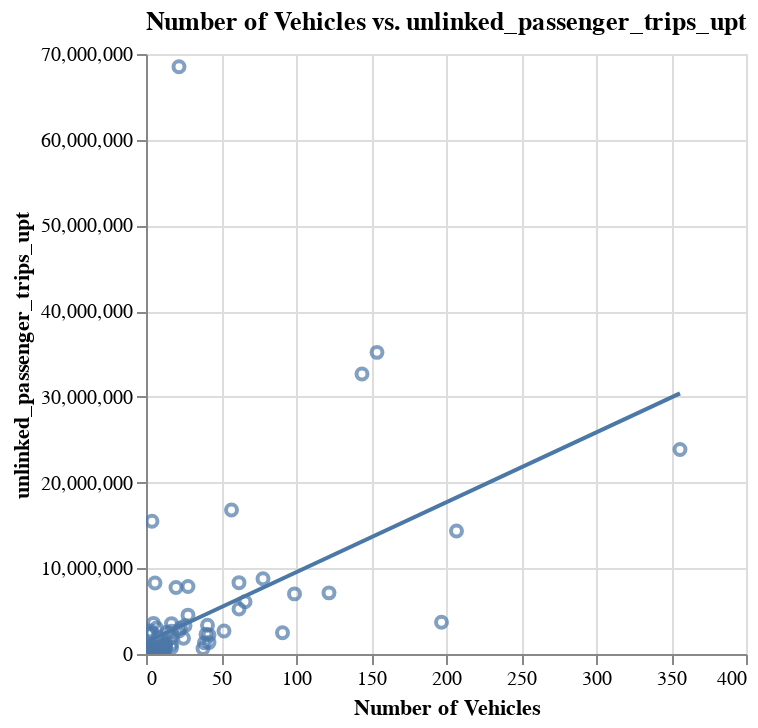

Notebook source saved alongside this figure:
### Code cell
make_scatter(service_v_upt_no_outliers[service_v_upt_no_outliers["Number of Vehicles"]>0],"Number of Vehicles","unlinked_passenger_trips_upt")
